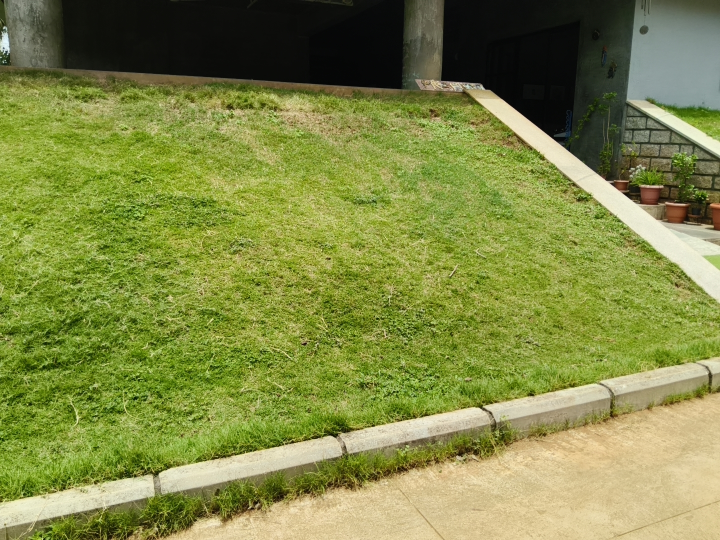
#> input picture Photos/IMG20260728122104.jpg, 1440 x 1080 px (shown at 1/2 size)
$ python calibrate_terrain.py ../../Photos/IMG20260728122104.jpg   (older library calls are emulated)
#> lines starting #> are read from the running program, lines starting #| are printed output that depends on the picture; after the words box and inside, x2 and y2 are one past the last pixel; in counts of white or black regions, pixels touching at a corner belong together
### course/vision/terrain.py
"""
terrain.py -- terrain classification and steering decisions for the demo course.

WHY THIS REPLACES THE OLD "green = bad, brown = good" MODEL
===========================================================
The old model in autonomous_car.py used two HSV boxes: GRASS (hue 35-90) and
GROUND (hue 5-30). Measured against the actual course photos, that model fails
in three ways that matter (numbers are % of ROI pixels, measured on the site
photos in Photos/):

  surface            old:%green  old:%ground   what goes wrong
  -----------------  ----------  -----------   ----------------------------
  GRASS lawn             20.9%        52.5%    the dry/yellow-green lawn reads
                                               as DRIVABLE -> car drives onto
                                               the very lawn we must avoid
  CEMENT                  0.0%        96.6%    cement is indistinguishable
                                               from mud -> can't tell surfaces
                                               apart for sequencing
  MUD (wet)               2.1%        46.9%    wet mud falls OUT of the ground
                                               band -> car refuses to drive on
                                               a perfectly good surface

Root cause: hue alone cannot separate these. Dry grass hue (~28) sits inside
the "ground" hue band (5-30), and cement hue (~16) sits on top of mud (~17).

THE FIX -- two axes instead of one:

  1. VEGETATION is detected with the Excess-Green index (ExG), not hue:
         ExG = (2G - R - B) / (R + G + B)
     This is a standard vegetation index. It keys on green being *relatively*
     stronger than red+blue, so it survives dry/yellowed grass, shade and
     overcast light, where a fixed hue window does not.
         grass lawn : 20.9% (old)  ->  81.8% (ExG)   <-- the critical fix
         grass hill : 77.6% (old)  ->  99.8% (ExG)

  2. HARD SURFACE vs MUD is separated by SATURATION, which is what actually
     differs between them:
         cement  S ~ 39  (p10-p90: 25-56)   -> low saturation, washed out grey
         mud     S ~ 88  (p10-p90: 65-128)  -> high saturation, red-brown
     Both are drivable, but telling them apart is what lets the mission
     sequencer know which zone of the course it is in.

Resulting three classes (measured on site photos):

  class            %VEG   %HARD   %MUD    interpretation
  --------------   -----  -----   -----   ---------------------------------
  MUD court dry     0.4%   4.0%   95.6%   drivable, "mud" zone
  MUD trail         1.8%  56.3%   41.9%   drivable
  MUD wet           8.2%  82.8%    9.0%   drivable (wet mud reads low-sat)
  MUD + patchy grass 31.7% 35.9%  32.3%   DRIVABLE - see note below
  GRASS lawn       81.8%   6.0%   12.2%   KEEP OUT
  GRASS hill       99.8%   0.1%    0.1%   KEEP OUT
  CEMENT            0.0%  94.2%    5.8%   drivable, "cement" zone
  GRAVEL            7.2%  87.0%    5.9%   drivable, "gravel" zone
  LEAF LITTER      13.9%  52.8%   33.3%   drivable but hides obstacles

THE MOST IMPORTANT CONSEQUENCE: the mud course is *not* grass-free. It has
grass tufts growing all over it (31.7% vegetation). So "any green -> avoid"
would refuse to drive on the course itself. Vegetation must be treated as a
DENSITY, not a boolean: ~32% veg = drivable mud course, ~82% veg = lawn, keep
out. VEG_BLOCK_FRAC below is that threshold, and it is the single most
important tuning number in this file.
"""

import numpy as np

try:
    import cv2
except ImportError:  # allows import on machines without OpenCV for doc/tests
    cv2 = None

# ---------------------------------------------------------------------------
# TUNING -- calibrate on-site with tools/calibrate_terrain.py
# ---------------------------------------------------------------------------
EXG_VEG = 0.05      # ExG above this = vegetation. Raise if dry mud reads green.
SAT_HARD = 60       # saturation below this (and not veg) = cement/gravel
HORIZON = 0.45      # ignore the top 45% of frame (sky/buildings/far trees)

# --- TEXTURE AXIS -----------------------------------------------------------
# Colour alone CANNOT separate a smooth cement slab from grey gravel chippings:
# measured on the site photos they are only 0.14 apart in colour-mix space,
# while the zone matcher's tolerance is 0.45 -- so cement was being identified
# as gravel. Surface ROUGHNESS separates them cleanly and is independent of
# colour, so it is used as a third axis. Measured through this exact pipeline
# (exposure-normalised Laplacian std over the sub-horizon ROI, site photos):
#       cement    66      <- smooth slab
#       mud      162
#       grass    304
#       gravel   307      <- loose chippings
# cement vs gravel = 4.6x apart, which colour could not achieve.
SMOOTH_MAX = 110.0   # roughness below this = smooth hard surface (cement)
ROUGH_SCALE = 300.0  # divisor that maps raw roughness onto ~0..1 for matching

# A column is "blocked by vegetation" only above this fraction. Between the
# mud course (0.32) and the lawn (0.82); 0.55 leaves margin on both sides.
VEG_BLOCK_FRAC = 0.55
DRIVABLE_MIN = 0.35     # a column needs this much drivable surface to be usable
VEG_PENALTY = 1.5       # how hard vegetation is punished in the column score
CENTER_STICKINESS = 0.15  # prefer straight unless a side clearly beats centre

# Class ids
VEG, HARD, MUD = 0, 1, 2


def classify(bgr):
    """
    Classify every pixel of a BGR image into VEG / HARD / MUD.

    Returns (veg, hard, mud) boolean masks of the same HxW as the input.
    """
    f = bgr.astype(np.float32) / 255.0
    B, G, R = f[:, :, 0], f[:, :, 1], f[:, :, 2]
    total = B + G + R + 1e-6
    exg = (2 * G - R - B) / total                      # vegetation index

    hsv = cv2.cvtColor(bgr, cv2.COLOR_BGR2HSV)
    sat = hsv[:, :, 1].astype(np.float32)

    veg = exg > EXG_VEG
    hard = (~veg) & (sat < SAT_HARD)
    mud = (~veg) & (sat >= SAT_HARD)
    return veg, hard, mud


# [36 lines left out: functions roughness, surface_mix, not called in this run]


def decide_steering(bgr, horizon=HORIZON, keepout_bias=0.0):
    """
    Turn one camera frame into a steering decision.

    The frame's lower region is split into left / centre / right columns.
    Each column is scored:

        score = drivable_fraction - VEG_PENALTY * vegetation_fraction

    so a column full of mud/cement/gravel scores ~1.0, and a column full of
    grass scores strongly negative. The car steers toward the best column,
    and the SIZE of the steer scales with how much better that column is than
    going straight -- small advantage = gentle trim, large advantage = hard
    turn. If nothing is drivable it returns drivable=False and the caller
    stops instead of picking the least-bad direction.

    keepout_bias: constant added to steer (+ = pull right). Use it when a
    known hazard is always on one side, e.g. the lawn always on the left.

    Returns dict with steer [-1..1], drivable, blocked, scores, mix.
    """
    h = bgr.shape[0]
    roi = bgr[int(h * horizon):, :]
    veg, hard, mud = classify(roi)

    # Clean speckle so a few stray pixels don't swing the decision
    if cv2 is not None:
        k = np.ones((5, 5), np.uint8)
        vegu = cv2.morphologyEx(veg.astype(np.uint8), cv2.MORPH_OPEN, k).astype(bool)
        veg = vegu

    drivable = (hard | mud).astype(np.float32)
    vegf = veg.astype(np.float32)

    H, W = drivable.shape
    third = W // 3
    cols = [(0, third), (third, 2 * third), (2 * third, W)]

    scores, drive_fracs, veg_fracs = [], [], []
    for x0, x1 in cols:
        d = float(drivable[:, x0:x1].mean())
        v = float(vegf[:, x0:x1].mean())
        drive_fracs.append(d)
        veg_fracs.append(v)
        scores.append(d - VEG_PENALTY * v)

    # A column is usable only if it has enough drivable surface AND is not
    # dominated by vegetation (the lawn / hill test).
    usable = [d >= DRIVABLE_MIN and v < VEG_BLOCK_FRAC
              for d, v in zip(drive_fracs, veg_fracs)]

    mix = {'veg': float(vegf.mean()),
           'hard': float(hard.mean()),
           'mud': float(mud.mean())}

    if not any(usable):
        # Everything ahead is lawn/hill/wall -> do NOT charge the least-bad
        # option. Report blocked and let the caller stop / reverse / search.
        return {'steer': 0.0, 'drivable': False, 'blocked': True,
                'scores': tuple(scores), 'mix': mix}

    # Mask out unusable columns so we never steer INTO the lawn
    masked = [s if u else -9.9 for s, u in zip(scores, usable)]
    best = int(np.argmax(masked))
    best_score = masked[best]
    centre_score = masked[1]

    if centre_score + CENTER_STICKINESS >= best_score:
        steer = 0.0                       # centre is good enough -> straight
    else:
        target = -1.0 if best == 0 else 1.0
        advantage = float(np.clip(best_score - centre_score, 0.0, 1.0))
        steer = target * float(np.clip(0.3 + advantage, 0.0, 1.0))

    steer = float(np.clip(steer + keepout_bias, -1.0, 1.0))
    return {'steer': steer, 'drivable': True, 'blocked': False,
            'scores': tuple(scores), 'mix': mix}


def debug_overlay(bgr, horizon=HORIZON):
    """Colour-coded overlay for calibration: red=veg, cyan=hard, green=mud."""
    vis = bgr.copy()
    h = bgr.shape[0]
    top = int(h * horizon)
    roi = bgr[top:, :]
    veg, hard, mud = classify(roi)
    ov = roi.copy()
    ov[veg] = (0, 0, 255)
    ov[hard] = (255, 200, 0)
    ov[mud] = (0, 255, 0)
    vis[top:, :] = cv2.addWeighted(roi, 0.45, ov, 0.55, 0)
    cv2.line(vis, (0, top), (bgr.shape[1], top), (255, 255, 255), 1)
    return vis

### course/tools/calibrate_terrain.py
#!/usr/bin/env python3
"""
calibrate_terrain.py -- on-site tuning helper.

Point the car's camera at a surface, run this, and it tells you what the
classifier thinks that surface is. Use it to set EXG_VEG and SAT_HARD in
vision/terrain.py for the actual lighting on demo day.

Usage:
    python3 tools/calibrate_terrain.py                 # live camera
    python3 tools/calibrate_terrain.py IMG_1234.jpg    # a saved photo
    python3 tools/calibrate_terrain.py ../../Photos    # a whole folder

What to check:
    * point at the LAWN      -> should read veg > 0.70  (keep-out)
    * point at the MUD COURSE-> should read veg < 0.45  (drivable)
    * point at CEMENT        -> should read hard > 0.80
    * point at GRAVEL        -> should read hard > 0.70
If the lawn reads too low, LOWER EXG_VEG. If the mud course reads as veg,
RAISE EXG_VEG.
"""

import glob
import os
import sys

import cv2

sys.path.insert(0, os.path.join(os.path.dirname(os.path.abspath(__file__)), ".."))
from vision import terrain  # noqa: E402


def report(bgr, label):
    d = terrain.decide_steering(bgr)
    m = d['mix']
    verdict = ("KEEP-OUT (vegetation)" if m['veg'] > 0.55 else
               "cement/gravel" if m['hard'] > 0.70 else
               "mud/drivable")
    print(f"{label:36s} veg={m['veg']:.2f} hard={m['hard']:.2f} "
          f"mud={m['mud']:.2f}  L/C/R={d['scores'][0]:+.2f}/"
          f"{d['scores'][1]:+.2f}/{d['scores'][2]:+.2f}  "
          f"steer={d['steer']:+.2f}  -> {verdict}")
    return d


def main():
    args = sys.argv[1:]
    if args:
        target = args[0]
        files = (sorted(glob.glob(os.path.join(target, "*.jpg")))
                 if os.path.isdir(target) else [target])
        print(f"{'image':36s} {'mix':^28s} {'scores':^22s}")
        for f in files:
            im = cv2.imread(f)
#> im is the input picture: shape (1080, 1440, 3); mean B, G, R 70.2, 137.5, 129.1
            if im is None:
                continue
            im = cv2.resize(im, (640, 480))
#> im: shape (480, 640, 3)
            report(im, os.path.basename(f))
#> in classify, `total = B + G + R + 1e-6`:
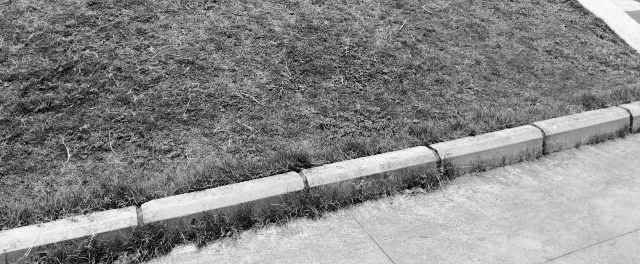
#> total: shape (264, 640) float32; min 0.129, max 2.77, mean 1.53; drawn with min black and max white
#> in classify, `exg = (2 * G - R - B) / total`:
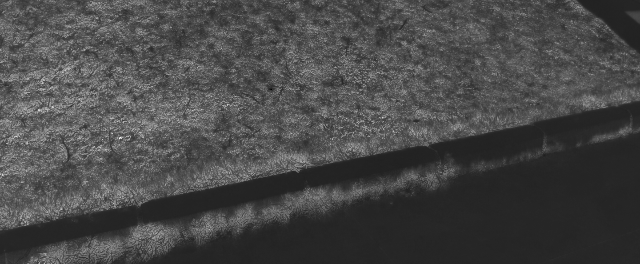
#> exg: shape (264, 640) float32; min -0.206, max 1.51, mean 0.285; drawn with min black and max white
#> in classify, `hsv = cv2.cvtColor(bgr, cv2.COLOR_BGR2HSV)`: hsv: shape (264, 640, 3); mean H, S, V 31.7, 143.9, 164.4
#> in classify, `sat = hsv[:, :, 1].astype(np.float32)`:
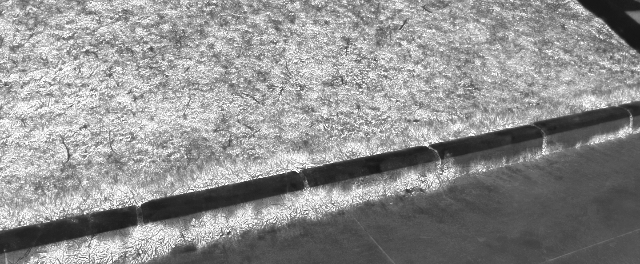
#> sat: shape (264, 640) float32; min 21, max 255, mean 143.9
#> in classify, `veg = exg > EXG_VEG`:
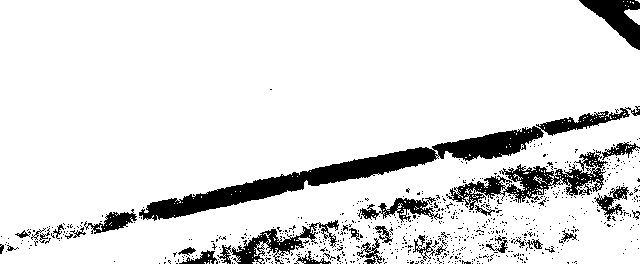
#> veg: shape (264, 640) bool; 88.6% white; 720 black regions (686 under 20 px), largest, box (x1, y1, x2, y2) and area: (139, 106, 640, 221) 8015, (446, 150, 608, 210) 2740, (217, 220, 339, 264) 1517
#> in classify, `hard = (~veg) & (sat < SAT_HARD)`: hard: shape (264, 640) bool; 5.7% white; 62 white regions (48 under 20 px), largest, box (x1, y1, x2, y2) and area: (139, 147, 435, 221) 4960, (432, 108, 630, 159) 2249, (579, 0, 640, 50) 1399
#> in classify, `mud = (~veg) & (sat >= SAT_HARD)`:
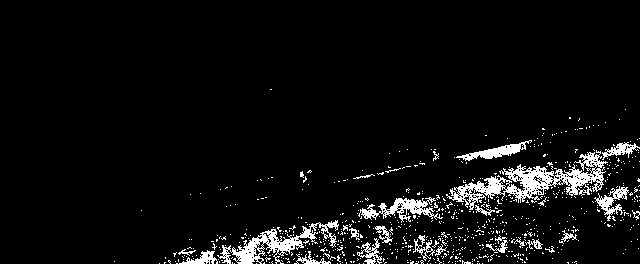
#> mud: shape (264, 640) bool; 5.7% white; 734 white regions (707 under 20 px), largest, box (x1, y1, x2, y2) and area: (446, 150, 608, 210) 2740, (217, 220, 339, 264) 1508, (358, 197, 443, 223) 787
#> in decide_steering, `vegu = cv2.morphologyEx(veg.astype(np.uint8), cv2.MORPH_OPEN, k).astyp..`: vegu: shape (264, 640) bool; 82.8% white; 68 black regions (62 under 20 px), largest, box (x1, y1, x2, y2) and area: (352, 141, 640, 264) 11568, (15, 106, 640, 246) 10134, (159, 220, 402, 264) 5621, (579, 0, 640, 50) 1428, (0, 238, 19, 254) 116, (567, 261, 577, 264) 22
#> the loop in decide_steering, `for x0, x1 in cols:` made 3 passes
#> (d, v) on passes 1 to 3: (0.0438, 0.938), (0.13, 0.81), (0.167, 0.737)
#> after the loop in decide_steering, `for x0, x1 in cols:`: drive_fracs = [0.0438, 0.13, 0.167]; scores = [-1.36, -1.08, -0.938]; veg_fracs = [0.938, 0.81, 0.737]
#> in decide_steering, `usable = [d >= DRIVABLE_MIN and v < VEG_BLOCK_FRAC for d, v in zip(dri..`: usable = [False, False, False]
#> in decide_steering, `mix = {'veg': float(vegf.mean()), 'hard': float(hard.mean()), 'mud': f..`: mix = {'veg': 0.828, 'hard': 0.0571, 'mud': 0.0566}
#> in report, `d = terrain.decide_steering(bgr)`: d = 5 items
#> in report, `m = d['mix']`: m = {'veg': 0.828, 'hard': 0.0571, 'mud': 0.0566}
#> in report, `verdict = ("KEEP-OUT (vegetation)" if m['veg'] > 0.55 else "cement/gra..`: verdict = 'KEEP-OUT (vegetation)'
#| IMG20260728122104.jpg                veg=0.83 hard=0.06 mud=0.06  L/C/R=-1.36/-1.08/-0.94  steer=+0.00  -> KEEP-OUT (vegetation)
            if len(files) == 1:
                cv2.imwrite("calib_overlay.jpg", terrain.debug_overlay(im))
#> in debug_overlay, `ov[mud] = (0, 255, 0)`:
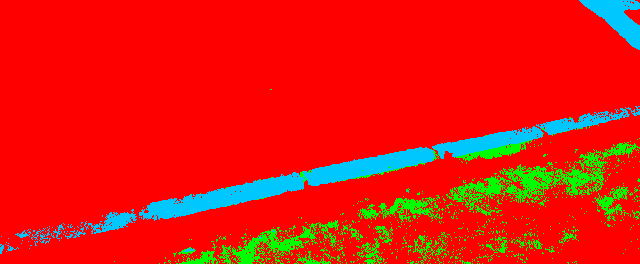
#> ov: shape (264, 640, 3); mean B, G, R 14.5, 25.9, 226
#> in debug_overlay, `cv2.line(vis, (0, top), (bgr.shape[1], top), (255, 255, 255), 1)`:
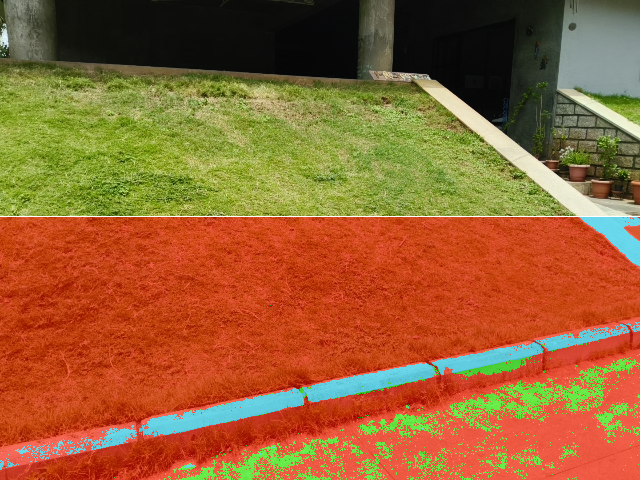
#> vis: shape (480, 640, 3); mean B, G, R 50.7, 97.4, 151.7
                print("\nWrote calib_overlay.jpg "
                      "(RED=vegetation CYAN=cement/gravel GREEN=mud)")
        return

    # live camera
    from picamera2 import Picamera2
    cam = Picamera2()
    cam.configure(cam.create_preview_configuration(
        main={"size": (640, 480), "format": "RGB888"}))
    cam.start()
    import time
    time.sleep(1.0)
    try:
        bgr = cam.capture_array()      # picamera2 "RGB888" is already BGR-ordered
        report(bgr, "live frame")
        cv2.imwrite("calib_frame.jpg", bgr)
        cv2.imwrite("calib_overlay.jpg", terrain.debug_overlay(bgr))
        print("Wrote calib_frame.jpg + calib_overlay.jpg "
              "(RED=vegetation CYAN=cement/gravel GREEN=mud)")
    finally:
        cam.stop()


if __name__ == "__main__":
    main()
